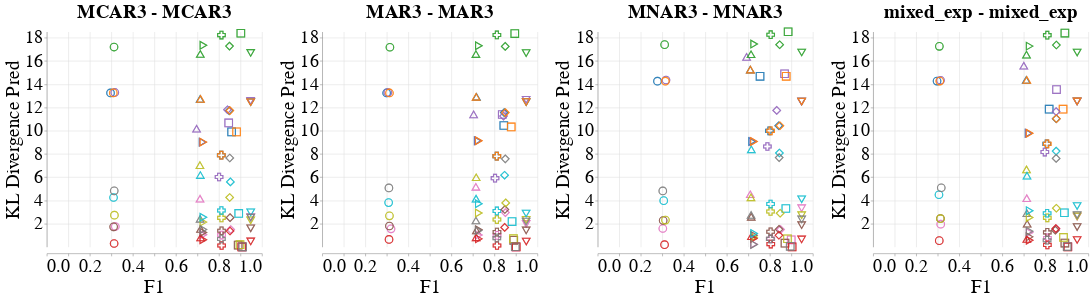

Source (notebook cell):
### Code cell
create_scatter_plot(missingness_types=[
                        {'train': 'MCAR3', 'test': 'MCAR3'},
                        {'train': 'MAR3', 'test': 'MAR3'},
                        {'train': 'MNAR3', 'test': 'MNAR3'},
                        {'train': 'mixed_exp', 'test': 'MCAR1 & MAR1 & MNAR1'},
                    ],
                    imputation_quality_metric_name='kl_divergence_pred',
                    model_performance_metric_name='F1',
                    dataset_to_column_name=DATASET_TO_COLUMN_NAME,
                    shape_by='Dataset_Name', # Dataset_Name or Model_Name
                    base_font_size=30,
                    db_client_1=db_client_1,
                    db_client_3=db_client_3)

### Figure 1 — Vega-Lite specification as saved in the notebook (floating-point values rounded to 4 significant figures; data arrays with more than 128 entries replaced by an {"elided": "..."} marker saying what was removed)
{"config": {"view": {"continuousWidth": 400, "continuousHeight": 300, "stroke": null}, "axis": {"labelFontSize": 34, "labelFontWeight": "normal", "titleFontSize": 36, "titleFontWeight": "normal"}, "facet": {"spacing": 30}, "header": {"labelFontSize": 36, "labelFontWeight": "bold", "labelOrient": "top", "labelPadding": 5, "titleFontSize": 36}, "legend": {"columns": 3, "direction": "horizontal", "labelFontSize": 38, "labelLimit": 400, "orient": "top", "symbolOffset": 80, "symbolStrokeWidth": 10, "titleAnchor": "middle", "titleFontSize": 40, "titleLimit": 300}, "title": {"fontSize": 36}}, "data": {"name": "data-81e0cc21b3f3e8ca127ac5fabe10f107"}, "facet": {"column": {"field": "Missingness_Type", "sort": ["MCAR3 - MCAR3", "MAR3 - MAR3", "MNAR3 - MNAR3", "mixed_exp - MCAR1 & MAR1 & MNAR1"], "title": null, "type": "nominal"}}, "spec": {"layer": [{"mark": {"type": "point", "size": 200}, "encoding": {"color": {"field": "Null_Imputer_Name", "legend": null, "scale": {"scheme": "category10"}, "sort": ["deletion", "median-mode", "median-dummy", "miss_forest", "k_means_clustering", "datawig", "automl", "nomi", "hivae", "mnar_pvae"], "title": null, "type": "nominal"}, "shape": {"field": "Dataset_Name", "legend": null, "title": null, "type": "nominal"}, "x": {"axis": {"title": "F1"}, "field": "F1", "type": "quantitative"}, "y": {"axis": {"title": "KL Divergence Pred"}, "field": "Kl_Divergence_Pred", "scale": {"domain": [0.004223, 18.52]}, "type": "quantitative"}}}], "height": 400, "width": 400}, "resolve": {"scale": {"y": "independent"}}, "$schema": "https://vega.github.io/schema/vega-lite/v4.17.0.json", "datasets": {"data-81e0cc21b3f3e8ca127ac5fabe10f107": {"elided": "560 records"}}}
